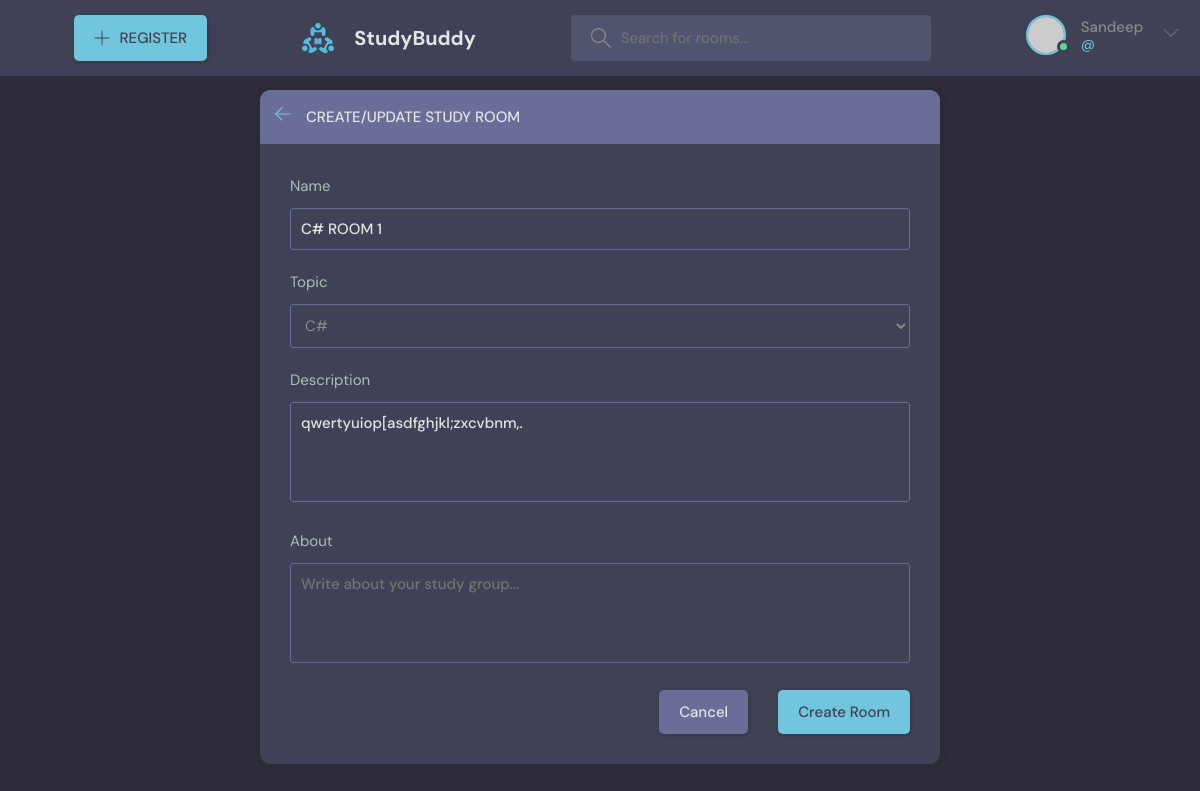
Page /update_room/15 (signed in) on the committed database.
### base/models.py (models this page shows, shortened)
class Room(models.Model):
    host=models.ForeignKey(User,on_delete=models.SET_NULL , null=True)
    name=models.CharField(max_length=20)
    topic=models.ForeignKey(Topic ,on_delete=models.CASCADE,null=True)
    participant=models.ManyToManyField(User , related_name="participant")
    description=models.TextField(null=True,blank=True)
    created_at=models.DateTimeField(auto_now_add=True)
    updated_at=models.DateTimeField(auto_now=True)
    class Meta:
        ordering=['-updated_at','created_at']

### base/views.py (the view)
# urls.py: path('update_room/<str:pk>',UpdateRoom,name="Update-Room"),
@login_required(login_url='User-login')
def UpdateRoom(request,pk):
    room=Room.objects.get(id=pk)
    form=CreateRoomForm(instance=room)
    if request.method == "POST":
     form=CreateRoomForm(request.POST,instance=room)
     if form.is_valid():
        form.save()
        return redirect("/")
    context={'form':form}
    return render(request,"base/room_form.html",context)

### base/form.py
class CreateRoomForm(forms.ModelForm):
    class Meta:
        model=Room
        fields="__all__"
        exclude=['host','participant']

### base/models.py (called while the page is built)
    def __str__(self):
        return self.name

### base/templates/base/room_form.html (shortened to what this page needs)
{% extends 'main.html' %}
{% block content %}
  <main class="create-room layout">
    <div class="container">
      <div class="layout__box">
        <div class="layout__boxHeader">
          <div class="layout__boxTitle">
            <a href="{% url 'home' %}">
              <svg version="1.1" xmlns="http://www.w3.org/2000/svg" width="32" height="32" viewBox="0 0 32 32">
                <title>arrow-left</title>
                <path
                  d="M13.723 2.286l-13.723 13.714 13.719 13.714 1.616-1.611-10.96-10.96h27.625v-2.286h-27.625l10.965-10.965-1.616-1.607z">
                </path>
              </svg>
            </a>
            <h3>Create/Update Study Room</h3>
          </div>
        </div>
        <div class="layout__body">
          <form  method="POST" action="" class="post-form">
            {% for field in form %}
            <div class="form__group">
              <label for="room_name">{{field.label}}</label>
              {{field}}
            </div>
            {% endfor %}
            <div class="form__group">
              <label for="room_about">About</label>
              <textarea name="room_about" id="room_about" placeholder="Write about your study group..."></textarea>
            </div>
            <div class="form__action">
              <a class="btn btn--dark" href="{% url 'home' %}">Cancel</a>
              <button class="btn btn--main" type="submit">Create Room</button>
            </div>
          </form>
        </div>
      </div>
    </div>
{% endblock %}

### templates/navbar.html (shortened to what this page needs)
{% load static %}
<header class="header header--loggedIn">
    <div class="container">
      <a class="btn btn--main" href="{% url 'User-register' %}">
        <svg version="1.1" xmlns="http://www.w3.org/2000/svg" width="32" height="32" viewBox="0 0 32 32">
          <title>Register</title>
          <path
            d="M16.943 0.943h-1.885v14.115h-14.115v1.885h14.115v14.115h1.885v-14.115h14.115v-1.885h-14.115v-14.115z"
          ></path>
        </svg>
        REGISTER
      </a>
      <a href="{% url 'home' %}" class="header__logo">
        <img src="{% static 'images/logo.svg' %}" />
        <h1>StudyBuddy</h1>
      </a>
      <form class="header__search" method="GET" action="{% url 'home' %}">
        <label>
          <input name="q" type="text" placeholder="Search for rooms..." />
        </label>
      </form>
      <nav class="header__menu">
    {% if request.user.is_authenticated %}
        <div class="header__user">
          <a href="{% url 'User-Profile' user.id %}">
            <div class="avatar avatar--medium active">
              <img src="https://randomuser.me/api/portraits/men/37.jpg" />
            </div>
            <p>{{request.user}} <span>@{{request.user.email}}</span></p>
          </a>
          <button class="dropdown-button">
            <svg version="1.1" xmlns="http://www.w3.org/2000/svg" width="32" height="32" viewBox="0 0 32 32">
              <title>chevron-down</title>
              <path d="M16 21l-13-13h-3l16 16 16-16h-3l-13 13z"></path>
            </svg>
          </button>
        </div>
        {% else %}
         <a href="{% url 'User-login' %}">
          <img src="{% static 'images/avatar.svg' %}"/>
          <p>Login</p>
        </a>
        {% endif %}
      </nav>
    </div>
  </header>

### rows in the picture
Room: form "C# ROOM 1" "C#" "qwertyuiop[asdfghjkl;zxcvbnm,."

### other values in the picture
{{ request.user }} "Sandeep"
{{ field.label }} "Name" "Topic" "Description"
